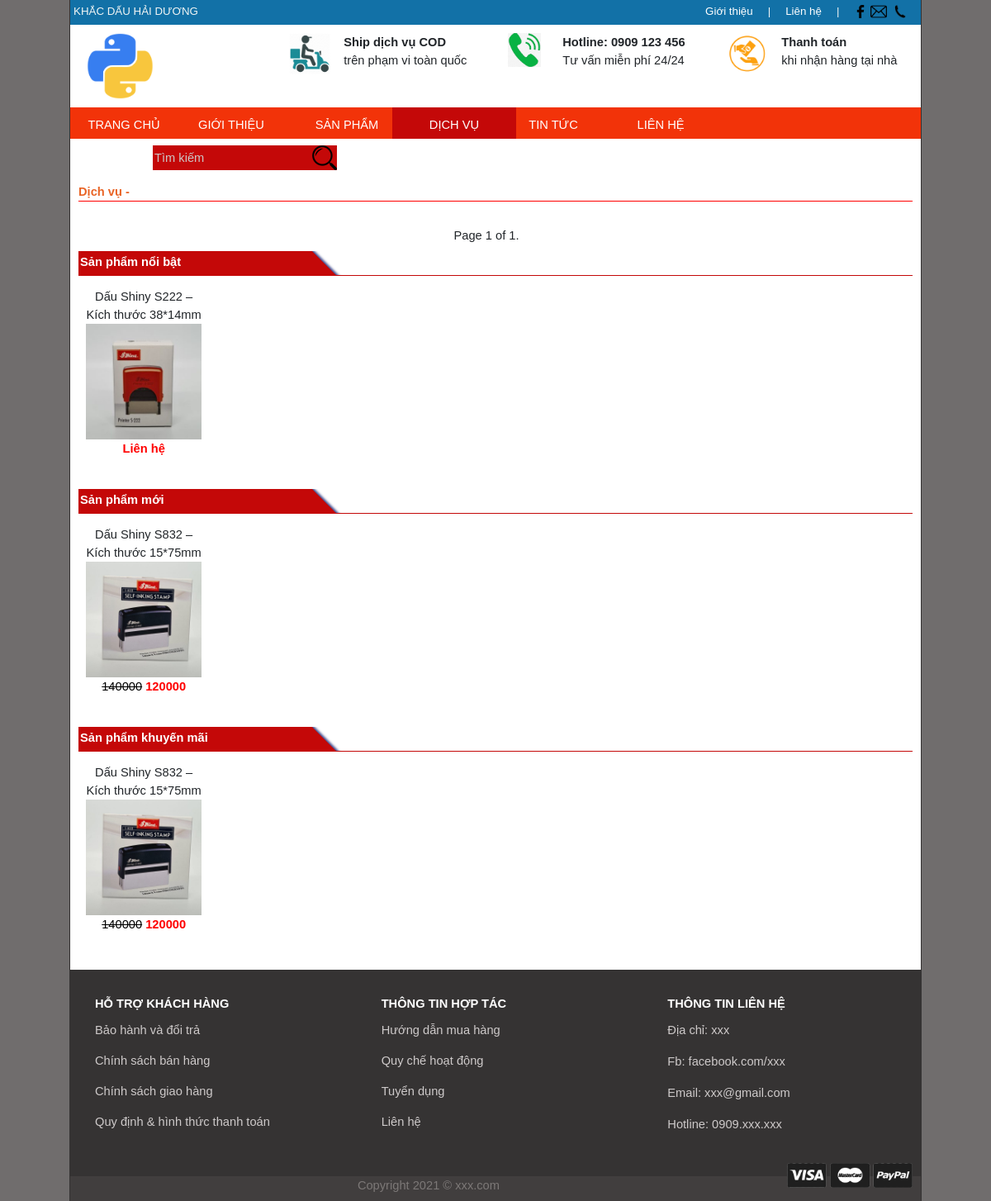
/dich-vu/dich-vu-khac-dau-ten/, run on an earlier commit of the app's database.
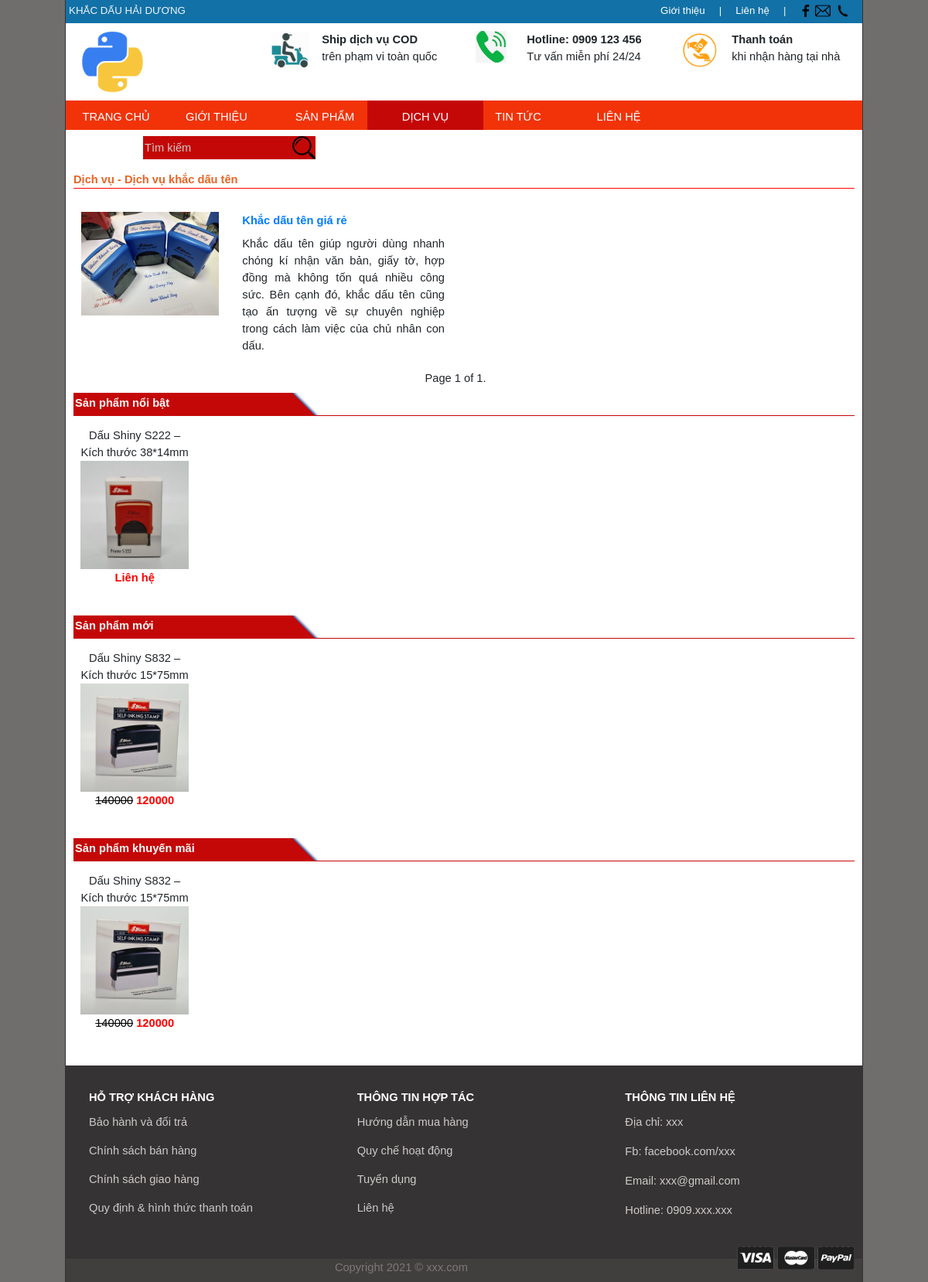
And on a later commit of the database.
### home/models.py (models this page shows, shortened)
class homeHotline(models.Model):
    title = models.CharField("Hotline",max_length=100,blank=True,null=True)
    class Meta:
        verbose_name_plural = ("Hotline")

### sanpham/models.py (models this page shows, shortened)
class SanPham(models.Model):
    nhomsanpham = models.ForeignKey("NhomSanPham",related_name='children',on_delete=models.CASCADE)
    tieude = models.CharField("Tên sản phẩm", max_length=500)
    slug = models.SlugField(('slug'), max_length=500, blank=True,editable=False)
    tomtat = models.TextField("Tóm tắt",max_length=1000)
    noidung = RichTextField("Nội dung",blank=True,null=True)
    gia_chinh = models.DecimalField("Giá chinh",max_digits=10,decimal_places = 0,blank=True,null=True)
    gia_khuyenmai = models.DecimalField("Giá khuyến mãi",max_digits=10,decimal_places = 0,blank=True,null=True)
    sp_moi = models.BooleanField("SP mới",blank=True,null=True)
    sp_noibat = models.BooleanField("SP nổi bật",blank=True,null=True)
    sp_khuyenmai = models.BooleanField("SP khuyến mãi",blank=True,null=True)
    hinh = models.FileField("Hình đại diện",blank=True,null=True,upload_to="images/")
    ngaynhap = models.DateTimeField("Ngày nhập",default=timezone.now)
    class Meta:
        verbose_name_plural = "Chi tiết sản phẩm"

### bottom/models.py (models this page shows)
class cl_bottom(models.Model):
    body = RichTextField(blank=True,null=True)
    class Meta:
        verbose_name_plural = "Nội dung Bottom"

### dichvu/models.py (models this page shows, shortened)
class NhomDichVu(models.Model):
    name = models.CharField("Nhóm dịch vụ",max_length=200)
    slug = models.SlugField(('slug'), max_length=200, blank=True,editable=False)
    class Meta:
        verbose_name_plural = "Nhóm Dịch vụ"

class DichVu(models.Model):
    nhomdichvu = models.ForeignKey(
        "NhomDichVu",
        on_delete=models.CASCADE,
    )
    tieude = models.CharField("Tên dịch vụ", max_length=500)
    slug = models.SlugField(('slug'), max_length=500, blank=True,editable=False)
    tomtat = models.TextField("Tóm tắt",max_length=1000)
    noidung = RichTextField("Nội dung",blank=True,null=True)
    hinh = models.ImageField("Hình",blank=True,null=True,upload_to="dichvu/")
    ngaynhap = models.DateTimeField("Ngày nhập",default=timezone.now)
    class Meta:
        verbose_name_plural = "Chi tiết dịch vụ"

### dichvu/views.py (the view)
# urls.py: path('', views.index, name='contact'),
def index(request, slug):
    nhomdichvu = NhomDichVu.objects.filter(slug=slug)
    tintuc = DichVu.objects.filter(nhomdichvu__slug=slug).order_by('-ngaynhap')
    paginator = Paginator(tintuc, 10)
    page_number = request.GET.get("page")
    try:
        contacts = paginator.page(page_number)
    except PageNotAnInteger:
        contacts = paginator.page(1)
    except EmptyPage:
        contacts = paginator.page(paginator.num_pages)
    context = {
        'contacts' : contacts,
        'nhomdichvu' : nhomdichvu
    }
    return render(request, 'dichvu/index.html', context)

### dichvu/templates/dichvu/index.html (shortened to what this page needs)
{% extends 'home/base.html' %}
{% load static %}
{% block content %}
<div class="p-10">
    <div class="service_title">
        <div>Dịch vụ - {% for item in nhomdichvu %}{{item.name}}{% endfor %}</div>
    </div>
</div>
<div class="txt_content_news">
    <div class="row">
            {% if contacts %}
              {% for item in contacts %}
                <div class="col-md-6">
                    <div class="row p-10">
                        <div class="col-md-5">
                            <img src="{{item.hinh.url}}" style="width:100%"/>
                        </div>
                        <div class="col-md-7">
                            <div><a href="{{item.slug}}"><b>{{item.tieude }}</b></a></div>
                            <div class="pt-2">{{item.tomtat}}</div>
                        </div>
                    </div>
                </div>
              {% endfor %}
            {% endif %}
    </div>
    <div class="pagination">
      <div class="step-links">
          <span class="current">
              Page {{ contacts.number }} of {{ contacts.paginator.num_pages }}.
          </span>
      </div>
  </div>
</div>
{% endblock content %}

### home/templates/home/base.html (shortened to what this page needs)
{% load static %}
{% load sanpham_filter %}
<!doctype html>
<html lang="en">
<head>
    <link rel="stylesheet" href="{% static 'bootstrap.css' %}" type="text/css" />
    <link rel="stylesheet" href="{% static 'style.css' %}" type="text/css" />
  </head>
<center>
<body>
    <div class="body_content">
      <div>
          {% include 'home/menu.html' %}
      </div>
      <div class="clear">
        {% block content %}{% endblock content %}
      </div>
      <div class="clear">
            <div class="p-10">
              <div class="cl_title">
                <div class="ct_title">Sản phẩm nổi bật</div>
                <div class="cl_title_arrow"></div>
              </div>
            </div>
            <div class="row m-1">
              {% if sp_noibat %}
                  {% for item in sp_noibat %}
                  <div class="col-md-2">
                      <div class="cl_sanpham" onmouseover="show_ct('nbarrow{{item.id}}')" onmouseout="hide_ct('nbarrow{{item.id}}')" onclick="location.href='{% url 'product:product' %}{% for nsp in item.nhomsanpham_id|getSlugNhomSanPham %}{{nsp.slug}}{% endfor %}/{{item.slug}}/'">
                        {{item.tieude }}
                        <img src="{{item.hinh.url}}" width="100%"/>
                        <div>
                            {% if item.gia_chinh > 0 %}
                              {% if item.gia_khuyenmai > 0 %}<span class="gia_chinh1">{{item.gia_chinh}}</span> <span class="gia_khuyenmai">{{item.gia_khuyenmai}}</span>
                              {% else %}<span class="gia_chinh">{{item.gia_chinh}}</span>
                              {% endif %}
                            {% else %}
                                <div class="gia_lienhe">Liên hệ</div>
                            {% endif %}
                        </div>
                      </div>
                  </div>
                  {% endfor %}
              {% endif %}
            </div>
      </div>
      <div class="clear">
            <div class="p-10">
              <div class="cl_title">
                <div class="ct_title">Sản phẩm mới</div>
                <div class="cl_title_arrow"></div>
              </div>
            </div>
            <div class="row m-1">
              {% if sp_moi %}
                  {% for item in sp_moi %}
                    <div class="col-md-2">
                        <div class="cl_sanpham" onmouseover="show_ct('marrow{{item.id}}')" onmouseout="hide_ct('marrow{{item.id}}')" onclick="location.href='{% url 'product:product' %}{% for nsp in item.nhomsanpham_id|getSlugNhomSanPham %}{{nsp.slug}}{% endfor %}/{{item.slug}}/'">
                          {{item.tieude }}
                          <img src="{{item.hinh.url}}" width="100%"/>
                          <div>
                              {% if item.gia_chinh > 0 %}
                                {% if item.gia_khuyenmai > 0 %}<span class="gia_chinh1">{{item.gia_chinh}}</span> <span class="gia_khuyenmai">{{item.gia_khuyenmai}}</span>
                                {% else %}<span class="gia_chinh">{{item.gia_chinh}}</span>
                                {% endif %}
                              {% else %}
                                  <div class="gia_lienhe">Liên hệ</div>
                              {% endif %}
                          </div>
                        </div>
                    </div>
                  {% endfor %}
              {% endif %}
            </div>
      </div>
      <div class="clear">
            <div class="p-10">
              <div class="cl_title">
                <div class="ct_title">Sản phẩm khuyến mãi</div>
                <div class="cl_title_arrow"></div>
              </div>
            </div>
            <div class="row m-1">
              {% if sp_khuyenmai %}
                  {% for item in sp_khuyenmai %}
                    <div class="col-md-2">
                        <div class="cl_sanpham" onmouseover="show_ct('karrow{{item.id}}')" onmouseout="hide_ct('karrow{{item.id}}')" onclick="location.href='{% url 'product:product' %}{% for nsp in item.nhomsanpham_id|getSlugNhomSanPham %}{{nsp.slug}}{% endfor %}/{{item.slug}}/'">
                          {{item.tieude }}
                          <img src="{{item.hinh.url}}" width="100%"/>
                          <div>
                              {% if item.gia_chinh > 0 %}
                                {% if item.gia_khuyenmai > 0 %}<span class="gia_chinh1">{{item.gia_chinh}}</span> <span class="gia_khuyenmai">{{item.gia_khuyenmai}}</span>
                                {% else %}<span class="gia_chinh">{{item.gia_chinh}}</span>
                                {% endif %}
                              {% else %}
                                  <div class="gia_lienhe">Liên hệ</div>
                              {% endif %}
                          </div>
                        </div>
                    </div>
                  {% endfor %}
              {% endif %}
            </div>
      </div>
      {% include 'home/bottom.html' %}
    </div>
</body>
</center>
</html>

### home/templates/home/menu.html
{% include 'home/menu_hotline.html' %}
{% include 'home/menu_logo.html' %}
{% include 'home/menu_sp.html' %}

### home/templates/home/menu_hotline.html (shortened to what this page needs)
{% load static %}
<div class="top">
    <link rel="stylesheet" href="{% static '/menumobile/menu.css' %}" type="text/css" />
    <div class="fl m-1">
        <div class="khacdauhaiduong">KHẮC DẤU HẢI DƯƠNG</div>
    </div>
    <div class="fr m-1 pr-10 icon-top">
        <div>
            <a href="http://url" target="_blank" data-label="Facebook"  rel="noopener noreferrer nofollow" title="Follow on Facebook">
                <i class="icon-facebook" ><img src="{% static 'img/facebook.png' %}" height="16px"/></i></a>
            <a href="http://url" target="_blank" rel="noopener noreferrer nofollow" data-label="Instagram" title="Follow on Email">
                <i class="icon-instagram" ><img src="{% static 'img/email.png' %}" height="20px"/></i></a>
            <a href="tel:tel:0909 xxx xxx" target="_blank"  data-label="Twitter"  rel="noopener noreferrer nofollow" title="Call us">
                <i class="icon-twitter" ><img src="{% static 'img/phone1.png' %}" height="16px" class="icon-twitter"/></i></a>
        </div>
    </div>
    <div class="fr m-1 pr-10">
        |
    </div>
    <div class="fr m-1 pr-10">
        <a href="{% url 'contact:contact' %}"><span class="color-white">Liên hệ</span></a>
    </div>
    <div class="fr m-1 pr-10">
        |
    </div>
    <div class="fr m-1 pr-10">
        <a href="{% url 'about:about' %}"><span class="color-white">Giới thiệu</span></a>
    </div>
</div>

### home/templates/home/menu_logo.html
{% load static %}
<div style="min-height:100px;background:white;width:100%;text-align:left">
    <div class="row pt-10">
        <div class="col-md-3">
            <div class="pl-20">
                <img src="{% static 'img/pythonlogo.png' %}" height="80px"/>
            </div>
        </div>
        <div class="col-md-3">
            <div class="row">
                <div class="col-3">
                    <img src="{% static 'img/shipper.jpg' %}" width="50px"/>
                </div>
                <div class="col-9">
                    <b>Ship dịch vụ COD</b><br>
                    trên phạm vi toàn quốc
                </div>
            </div>
        </div>
        <div class="col-md-3">
            <div class="row">
                <div class="col-3">
                    <img src="{% static 'img/phone3.png' %}" width="40px"/>
                </div>
                <div class="col-9">
                    <b>Hotline:
                    {% for item in h_hotline %}
                        {{item.title}}
                    {% endfor %}</b><br>
                    Tư vấn miễn phí 24/24
                </div>
            </div>
        </div>
        <div class="col-md-3">
            <div class="row">
                <div class="col-3">
                    <img src="{% static 'img/thanhtoan.png' %}" width="50px"/>
                </div>
                <div class="col-9">
                    <b>Thanh toán</b><br>
                    khi nhận hàng tại nhà
                </div>
            </div>
        </div>
    </div>
</div>

### home/templates/home/menu_sp.html (shortened to what this page needs)
<div class="div_menu">
    <div class="sub_menu fl txt-white w-130 {% if 'home' in request.resolver_match.url_name %}menuActive{% endif %}" onclick="location.href='{% url 'home:home' %}'"><div class="p-10">TRANG CHỦ</div></div>
    <div class="sub_menu fl txt-white w-130 {% if 'about' in request.resolver_match.url_name %}menuActive{% endif %}" onclick="location.href='{% url 'about:about' %}'"><div class="p-10">GIỚI THIỆU</div></div>
    <div class="fl txt-white w-130">
        <div>
            <div class="sub_menu menu_product {% if 'product' in request.resolver_match.url_name %}menuActive{% endif %}" onclick="location.href='{% url 'product:product' %}'">
                <div class="pt-10">SẢN PHẨM</div>
            </div>
        </div>
    </div>
    <div class="fl txt-white w-130">
        <div>
            <div class="sub_menu menu_service {% if 'service' in request.resolver_match.url_name %}menuActive{% endif %}" onclick="location.href='{% url 'service:groupservice' %}'">
                <div class="pt-10">DỊCH VỤ</div>
            </div>
        </div>
    </div>
    <div class="sub_menu fl txt-white w-130 {% if 'news' in request.resolver_match.url_name %}menuActive{% endif %}" onclick="location.href='{% url 'news:news' %}'"><div class="p-10">TIN TỨC</div></div>
    <div class="sub_menu fl txt-white w-130 {% if 'contact' in request.resolver_match.url_name %}menuActive{% endif %}" onclick="location.href='{% url 'contact:contact' %}'"><div class="p-10">LIÊN HỆ</div></div>
    <div class="sub_menu_search fl txt-white">
        <div class="h-30 mt-1 ml-100 ">
              <form action="{% url 'product:search' %}" method="POST">
                    <div class="fl">
                        <input type="text" name="search" placeholder="Tìm kiếm" class="txt-search bg-red-bold txt-white">
                    </div>
                    <div class="fl">
                        <button type="submit" class="btn_search pl-10"/>
                    </div>
                </form>
        </div>
    </div>
</div>

### home/templates/home/bottom.html (shortened to what this page needs)
{% load static %}
<div class="bottom1">
    <div class="row pt-20">
        <div class="col-md-4">
            <div class="pl-20 pb-20">
                <div class="bottom2">HỖ TRỢ KHÁCH HÀNG</div>
                <div class="pt-10">
                    <div><a class="link" href="{% url 'bottom:bao-hanh-va-doi-tra' %}">Bảo hành và đổi trả</a></div>
                    <div class="pt-15"><a class="link" href="{% url 'bottom:chinh-sach-ban-hang' %}">Chính sách bán hàng</a></div>
                    <div class="pt-15"><a class="link" href="{% url 'bottom:chinh-sach-giao-hang' %}">Chính sách giao hàng</a></div>
                    <div class="pt-15"><a class="link" href="{% url 'bottom:quy-dinh-va-hinh-thuc-thanh-toan' %}">Quy định & hình thức thanh toán</a></div>
                </div>
            </div>
        </div>
        <div class="col-md-4">
            <div class="pl-20 pb-20">
                <div class="bottom2">THÔNG TIN HỢP TÁC</div>
                <div class="pt-10">
                    <div><a class="link" href="{% url 'bottom:huong-dan-mua-hang' %}">Hướng dẫn mua hàng</a></div>
                    <div class="pt-15"><a class="link" href="{% url 'bottom:quy-che-hoat-dong' %}">Quy chế hoạt động</a></div>
                    <div class="pt-15"><a class="link" href="{% url 'bottom:tuyen-dung' %}">Tuyển dụng</a></div>
                    <div class="pt-15"><a class="link" href="{% url 'contact:contact' %}">Liên hệ</a></div>
                </div>
            </div>
        </div>
        <div class="col-md-4">
            <div class="pl-20 pb-20">
                <div class="bottom2">THÔNG TIN LIÊN HỆ</div>
                <div class="pt-10">
                    {% for item in bottom %}
                        {{ item.body | safe }}
                    {% endfor %}
                </div>
            </div>
        </div>
    </div>
    <div class="fr">
        <img class="bottom1_img" src="{% static 'img/visa.png' %}"/>
    </div>
</div>
<div class="copyright">
Copyright 2021 © xxx.com
</div>

What changed in the data, as far as the page shows it:
now on this page (row edited): NhomDichVu: name "Dịch vụ khắc dấu tên"
now on this page (row edited): DichVu: hinh (picture), tieude "Khắc dấu tên giá rẻ", tomtat "Khắc dấu tên giúp người dùng nhanh chóng kí nhận văn bản, giấy tờ, hợp đồng mà không tốn quá nhiều công sức. Bên cạnh đó, khắc dấu tên cũng tạo ấn tượng về sự chuyên nghiệp trong cách làm việc của chủ nhân con dấu."
